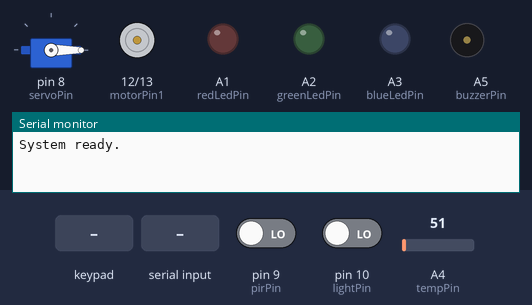
A sketch run on a simulated Arduino Uno, built with avr-gcc and run on an emulated ATmega328P. Shown: servo, motor-driver pin pairs drawn as motors (green arrow = first pin HIGH = forward, orange = second pin HIGH = backward, longer = more drive, scaled by the enable pin), output pins drawn as LEDs (lit = HIGH), buzzer (waves = sounding), the last lines printed to the serial monitor. The inputs (shaded band) are chosen by the test bench; at power-on: A4 (tempPin) = 51, pin 9 (pirPin) LOW, pin 10 (lightPin) LOW.

Above: at 1.2 s.
1.3 s: key '#' pressed
At 1.7 s:
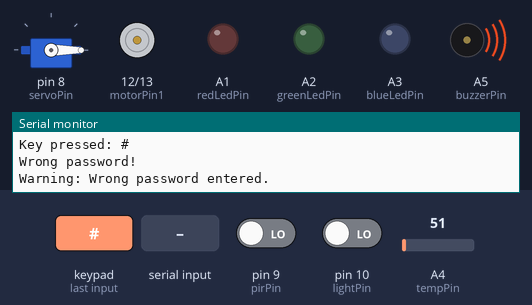
3.3 s: "R" received over Serial
At 5.2 s:
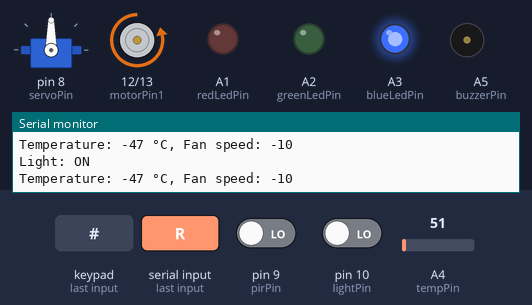
5.8 s: keypad keys 1 2 3 4 * pressed 0.4 s apart
At 8.2 s:
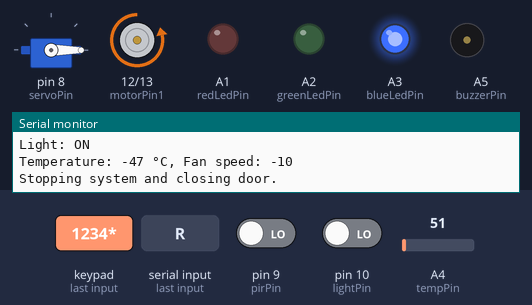
10.8 s: A4 (tempPin) set to 78
At 11.3 s:
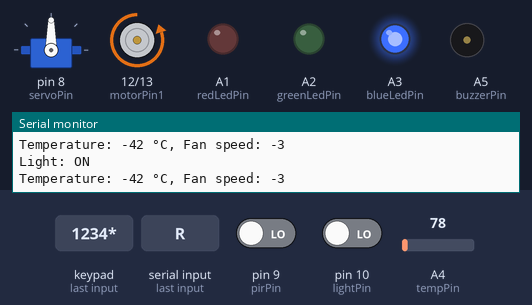
13.8 s: A4 (tempPin) set to 86
At 14.6 s:
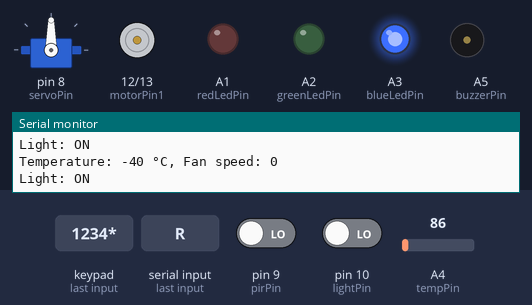
15.3 s: key '*' pressed
At 16.9 s:
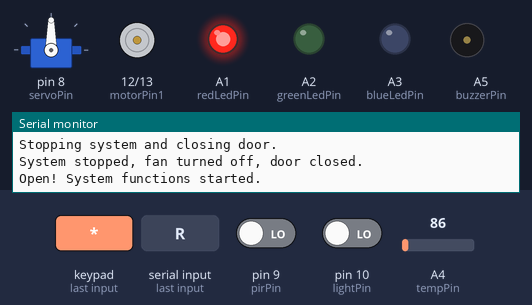
Timing chart, 0 to 18.8 s (numbered marks = the images above; inputs shaded):
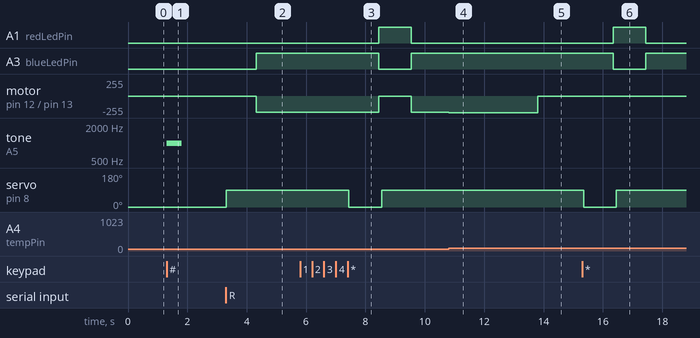

Measured:
- the behaviour switches between 85 and 86 on A4 (tempPin) (found by bisection; images 4 and 5)
- after the input at 1.3 s, tone on A5 (buzzerPin): silent → 1000 Hz at once, → silent 0.50 s later
- after the input at 3.3 s, A3 (blueLedPin): LOW → HIGH after 1.0 s; motor on pin 12 (motorPin1) / pin 13 (motorPin2): stopped → backward 246/255 after 1.0 s; servo on pin 8 (servoPin): 0° → 90° at once
- after the input at 5.8 s, A1 (redLedPin): LOW → HIGH after 2.6 s, → LOW 1.1 s later; A3 (blueLedPin): HIGH → LOW after 2.6 s, → HIGH 1.1 s later; motor on pin 12 (motorPin1) / pin 13 (motorPin2): backward 246/255 → stopped after 2.6 s, → backward 246/255 1.1 s later; servo on pin 8 (servoPin): 90° → 0° after 1.6 s, → 90° 1.1 s later
- after the input at 10.8 s, motor on pin 12 (motorPin1) / pin 13 (motorPin2): backward 246/255 → backward 253/255 at once
- after the input at 13.8 s, motor on pin 12 (motorPin1) / pin 13 (motorPin2): backward 253/255 → stopped at once
- after the input at 15.3 s, A1 (redLedPin): LOW → HIGH after 1.1 s, → LOW 1.1 s later; A3 (blueLedPin): HIGH → LOW after 1.1 s, → HIGH 1.1 s later; servo on pin 8 (servoPin): 90° → 0° after 0.05 s, → 90° 1.1 s later

The sketch:

Final_code.ino
```cpp
#include <Keypad.h>
#include <Servo.h>
#include <EEPROM.h>

int RKey = 0;

const int lightPin = 10;
const int tempPin = A4;
const int pirPin = 9;
const int buzzerPin = A5;
const int redLedPin = A1;
const int greenLedPin = A2;
const int blueLedPin = A3;
const int motorPin1 = 12;
const int motorPin2 = 13;
const int enablePin = 11;
const int servoPin = 8;

const byte ROWS = 4;
const byte COLS = 3;

char keymap[ROWS][COLS] = {
  {'1', '2', '3'},
  {'4', '5', '6'},
  {'7', '8', '9'},
  {'*', '0', '#'}
};

byte rowPins[ROWS] = {7, 6, 5, 4};
byte colPins[COLS] = {3, 2, A0};

Keypad myKeypad = Keypad(makeKeymap(keymap), rowPins, colPins, ROWS, COLS);
Servo doorServo;

const char defaultPassword[] = "1234";
char enteredPassword[5] = ""; // 5 to fit 4 characters and the null terminator
char savedPassword[5] = "";

bool doorLocked = true;

void setup() {
  Serial.begin(9600);

  pinMode(tempPin, INPUT);
  pinMode(pirPin, INPUT);
  pinMode(buzzerPin, OUTPUT);
  pinMode(redLedPin, OUTPUT);
  pinMode(greenLedPin, OUTPUT);
  pinMode(blueLedPin, OUTPUT);
  pinMode(motorPin1, OUTPUT);
  pinMode(motorPin2, OUTPUT);
  pinMode(enablePin, OUTPUT);
  pinMode(lightPin, INPUT);

  doorServo.attach(servoPin);
  doorServo.write(0);

  EEPROM.get(0, savedPassword);
  if (strlen(savedPassword) == 0) {
    strcpy(savedPassword, defaultPassword);  // If no password in EEPROM, use default
  }

  Serial.println(F("System ready."));
}

void loop() {
  if (Serial.available()) {
    char command = Serial.read();

    if (command == 'R') {
      RKey = 1;
      Serial.println(F("Received RKey!"));
    } else if (command == 'P') {
      receiveNewPassword();
    }
  }

  if (RKey == 1) {
    Serial.println(F("Open! System functions started."));
    doorLocked = false;
    openDoor();
    runSystemFunctions();  // Continuously check for the stop condition inside this function
  }

  char key = myKeypad.getKey();
  if (key) {
    Serial.print(F("Key pressed: "));
    Serial.println(key);

    if (key == '#') {
      if (strcmp(enteredPassword, savedPassword) == 0) {
        Serial.println(F("Correct password! System functions started."));
        doorLocked = false;
        openDoor();
        runSystemFunctions();  // Keep running system functions until stopped
      } else {
        Serial.println(F("Wrong password!"));
        handleWrongPassword();
      }
      clearPassword();
    } else if (key == '*') {
      clearPassword();
      Serial.println(F("Password cleared."));
    } else {
      appendToPassword(key);
    }
  }

  if (doorLocked && digitalRead(pirPin) == HIGH) {
    Serial.println(F("Motion detected inside while the door is locked!"));
  }

  delay(100);
}

void receiveNewPassword() {
  char newPassword[5];
  int index = 0;

  while (Serial.available()) {
    char c = Serial.read();
    if (index < 4 && isdigit(c)) {
      newPassword[index++] = c;
    }
  }
  newPassword[index] = '\0';

  updatePassword(newPassword);
  Serial.print(F("New password set: "));
  Serial.println(newPassword);
}

void openDoor() {
  doorServo.write(90);
  delay(1000);
  doorLocked = false;
}

void closeDoor() {
  doorServo.write(0);  // Rotate servo to close the door
  delay(1000);

  // Stop the fan
  analogWrite(enablePin, 0);  // Set motor speed to 0 to stop the fan
  digitalWrite(motorPin1, LOW);  // Ensure the motor is off
  digitalWrite(motorPin2, LOW);  // Ensure the motor is off
  digitalWrite(redLedPin, HIGH);
  digitalWrite(greenLedPin, LOW);
  digitalWrite(blueLedPin, LOW);

  doorLocked = true;
  Serial.println(F("System stopped, fan turned off, door closed."));
}

void runSystemFunctions() {
  while (true) {
    int light = digitalRead(lightPin);
    Serial.println(light ? F("Light: Off") : F("Light: ON"));

    int tempC = map(analogRead(tempPin), 0, 1023, -55, 125);
    if (tempC > 30) {
      digitalWrite(redLedPin, HIGH);
      digitalWrite(greenLedPin, LOW);
      digitalWrite(blueLedPin, LOW);
    } else if (tempC > 20) {
      digitalWrite(redLedPin, LOW);
      digitalWrite(greenLedPin, HIGH);
      digitalWrite(blueLedPin, LOW);
    } else {
      digitalWrite(redLedPin, LOW);
      digitalWrite(greenLedPin, LOW);
      digitalWrite(blueLedPin, HIGH);
    }

    int motorSpeed = map(tempC, -40, 125, 0, 255);
    analogWrite(enablePin, motorSpeed);
    digitalWrite(motorPin1, LOW);
    digitalWrite(motorPin2, HIGH);

    Serial.print(F("Temperature: "));
    Serial.print(tempC);
    Serial.print(F(" °C, Fan speed: "));
    Serial.println(motorSpeed);

    char key = myKeypad.getKey();
    if (key == '*') {
        Serial.println(F("Stopping system and closing door."));
        closeDoor();
        break;  // Exit the system function loop
    }
  }
}

void handleWrongPassword() {
  tone(buzzerPin, 1000, 500);
  Serial.println(F("Warning: Wrong password entered."));
  doorLocked = true;
}

void clearPassword() {
  memset(enteredPassword, 0, sizeof(enteredPassword));
}

void appendToPassword(char key) {
  size_t len = strlen(enteredPassword);
  if (len < sizeof(enteredPassword) - 1) {
    enteredPassword[len] = key;
    enteredPassword[len + 1] = '\0'; // Null-terminate the string
  }
}

void updatePassword(const char* newPassword) {
  strcpy(savedPassword, newPassword);
  EEPROM.put(0, savedPassword);
  Serial.println(F("Password updated and saved to EEPROM."));
}
```
